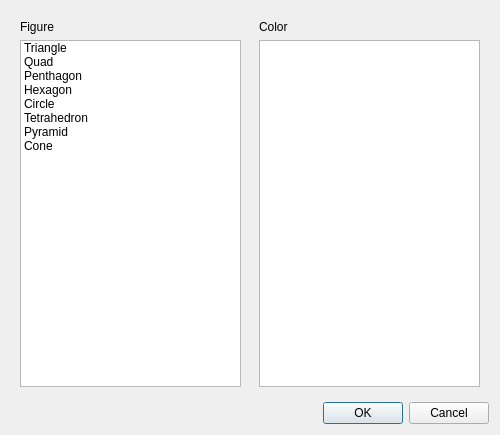
<?xml version="1.0" encoding="UTF-8"?>
<ui version="4.0">
 <class>AgentSettingsDialog</class>
 <widget class="QDialog" name="AgentSettingsDialog">
  <property name="geometry">
   <rect>
    <x>0</x>
    <y>0</y>
    <width>500</width>
    <height>435</height>
   </rect>
  </property>
  <property name="windowTitle">
   <string>Agent Settings</string>
  </property>
  <property name="windowIcon">
   <iconset>
    <normaloff>../icons/icon.png</normaloff>../icons/icon.png</iconset>
  </property>
  <layout class="QVBoxLayout" name="verticalLayout">
   <item>
    <widget class="QWidget" name="widget" native="true">
     <layout class="QHBoxLayout" name="horizontalLayout">
      <property name="spacing">
       <number>0</number>
      </property>
      <property name="leftMargin">
       <number>0</number>
      </property>
      <property name="topMargin">
       <number>0</number>
      </property>
      <property name="rightMargin">
       <number>0</number>
      </property>
      <property name="bottomMargin">
       <number>0</number>
      </property>
      <item>
       <widget class="QWidget" name="widget_2" native="true">
        <layout class="QVBoxLayout" name="verticalLayout_2">
         <item>
          <widget class="QLabel" name="label">
           <property name="text">
            <string>Figure</string>
           </property>
          </widget>
         </item>
         <item>
          <widget class="QListWidget" name="shapeList">
           <property name="verticalScrollBarPolicy">
            <enum>Qt::ScrollBarAlwaysOff</enum>
           </property>
           <property name="horizontalScrollBarPolicy">
            <enum>Qt::ScrollBarAlwaysOff</enum>
           </property>
           <property name="iconSize">
            <size>
             <width>40</width>
             <height>40</height>
            </size>
           </property>
           <property name="textElideMode">
            <enum>Qt::ElideNone</enum>
           </property>
           <property name="viewMode">
            <enum>QListView::ListMode</enum>
           </property>
           <property name="uniformItemSizes">
            <bool>true</bool>
           </property>
           <property name="batchSize">
            <number>100</number>
           </property>
           <property name="sortingEnabled">
            <bool>false</bool>
           </property>
           <item>
            <property name="text">
             <string>Triangle</string>
            </property>
            <property name="icon">
             <iconset>
              <normaloff>icons/triangle.png</normaloff>icons/triangle.png</iconset>
            </property>
           </item>
           <item>
            <property name="text">
             <string>Quad</string>
            </property>
            <property name="icon">
             <iconset>
              <normaloff>icons/quad.png</normaloff>icons/quad.png</iconset>
            </property>
           </item>
           <item>
            <property name="text">
             <string>Penthagon</string>
            </property>
            <property name="icon">
             <iconset>
              <normaloff>icons/penthagon.png</normaloff>icons/penthagon.png</iconset>
            </property>
           </item>
           <item>
            <property name="text">
             <string>Hexagon</string>
            </property>
            <property name="icon">
             <iconset>
              <normaloff>icons/hexagon.png</normaloff>icons/hexagon.png</iconset>
            </property>
           </item>
           <item>
            <property name="text">
             <string>Circle</string>
            </property>
            <property name="icon">
             <iconset>
              <normaloff>icons/circle.png</normaloff>icons/circle.png</iconset>
            </property>
           </item>
           <item>
            <property name="text">
             <string>Tetrahedron</string>
            </property>
            <property name="icon">
             <iconset>
              <normaloff>icons/tetra.png</normaloff>icons/tetra.png</iconset>
            </property>
           </item>
           <item>
            <property name="text">
             <string>Pyramid</string>
            </property>
            <property name="icon">
             <iconset>
              <normaloff>icons/pyramid.png</normaloff>icons/pyramid.png</iconset>
            </property>
           </item>
           <item>
            <property name="text">
             <string>Cone</string>
            </property>
            <property name="icon">
             <iconset>
              <normaloff>icons/cone.png</normaloff>icons/cone.png</iconset>
            </property>
           </item>
          </widget>
         </item>
        </layout>
       </widget>
      </item>
      <item>
       <widget class="QWidget" name="widget_3" native="true">
        <layout class="QVBoxLayout" name="verticalLayout_3">
         <item>
          <widget class="QLabel" name="label_2">
           <property name="text">
            <string>Color</string>
           </property>
          </widget>
         </item>
         <item>
          <widget class="QListWidget" name="colorList">
           <property name="verticalScrollBarPolicy">
            <enum>Qt::ScrollBarAlwaysOff</enum>
           </property>
           <property name="horizontalScrollBarPolicy">
            <enum>Qt::ScrollBarAlwaysOff</enum>
           </property>
           <property name="iconSize">
            <size>
             <width>40</width>
             <height>40</height>
            </size>
           </property>
          </widget>
         </item>
        </layout>
       </widget>
      </item>
     </layout>
    </widget>
   </item>
   <item>
    <widget class="QDialogButtonBox" name="buttonBox">
     <property name="orientation">
      <enum>Qt::Horizontal</enum>
     </property>
     <property name="standardButtons">
      <set>QDialogButtonBox::Cancel|QDialogButtonBox::Ok</set>
     </property>
     <property name="centerButtons">
      <bool>false</bool>
     </property>
    </widget>
   </item>
  </layout>
 </widget>
 <resources/>
 <connections>
  <connection>
   <sender>buttonBox</sender>
   <signal>accepted()</signal>
   <receiver>AgentSettingsDialog</receiver>
   <slot>accept()</slot>
   <hints>
    <hint type="sourcelabel">
     <x>227</x>
     <y>415</y>
    </hint>
    <hint type="destinationlabel">
     <x>157</x>
     <y>274</y>
    </hint>
   </hints>
  </connection>
 </connections>
</ui>
